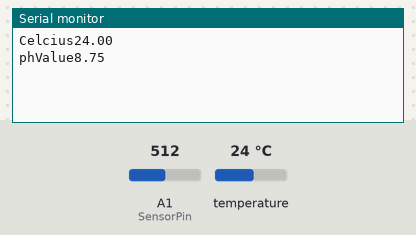
A sketch run on a simulated Arduino Uno, built with avr-gcc and run on an emulated ATmega328P. On the bench: the last lines printed to the serial monitor. The inputs (shaded band) are chosen by the test bench; at power-on: temperature 24 °C, A1 (SensorPin) = 512.

Above: at 5.2 s.
5.3 s: temperature set to 12 °C
At 6.7 s:
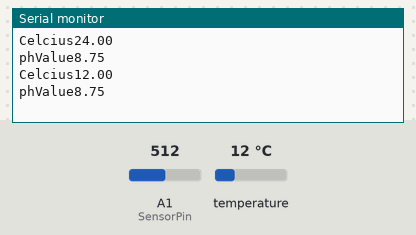
6.8 s: A1 (SensorPin) set to 716
8.3 s: temperature set to 19 °C
At 9.0 s:
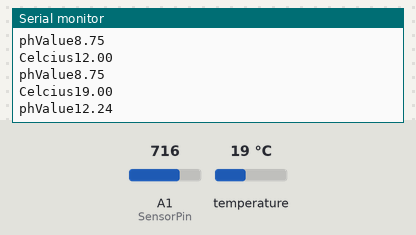
9.8 s: A1 (SensorPin) set to 900
At 11.5 s:
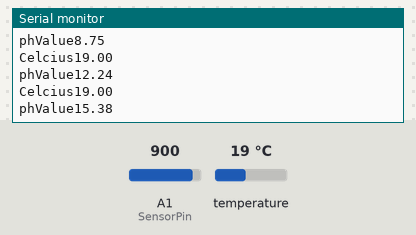
Timing chart, 0 to 12.3 s (numbered marks = the images above; inputs shaded):
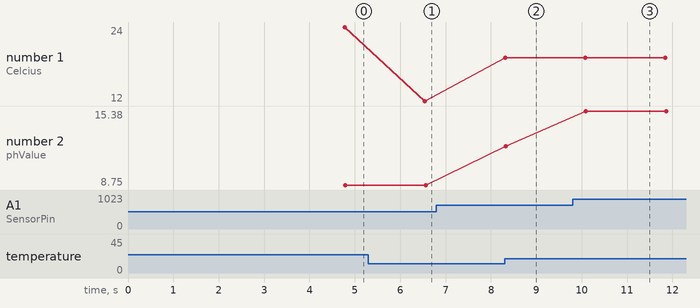

Measured:
- after the input at 5.3 s, the serial monitor: prints a new line after 1.2 s (image 1)
- after the input at 8.3 s, the serial monitor: prints a new line at once (image 2)
- after the input at 9.8 s, the serial monitor: prints a new line after 0.29 s (image 3)
- plotted number 1: 24 → 12 after the input at 5.3 s, 12 → 19 after the input at 8.3 s
- plotted number 2: 12.24 → 15.38 after the input at 9.8 s

The sketch:

farmingArduino.ino
```cpp
#include <SoftwareSerial.h>

//code for ph value
#define SensorPin 1          //pH meter Analog output to Arduino Analog Input 0
unsigned long int avgValue;  //Store the average value of the sensor feedback
float b;
int buf[10],temp;

//// for float value to string converstion
int f;
float val; // also works with double.
char buff2[10];
//
////Code for oneWire tempereature sensor
//
#include <OneWire.h>
#include <DallasTemperature.h>
#define ONE_WIRE_BUS 5
OneWire oneWire(ONE_WIRE_BUS);
DallasTemperature sensors(&oneWire);
 float Celcius=0;

void setup() {
  Serial.begin(9600);
  sensors.begin();
  delay(4000); //Delay to let system boot
}
void loop() {

//code for turbidity
//  float turb = analogRead(A0);
//  float vol = turb * (5.0 / 1024.0);

 // sent sensors data to serial (sent sensors data to ESP8266)
//  Serial.println (turb);
//  Serial.println(vol);
//  delay(200);


////Code for oneWire Temperature sensor
 sensors.requestTemperatures();
  Celcius=sensors.getTempCByIndex(0);
Serial.print("Celcius");
Serial.println(Celcius);


//code for ph value
 for(int i=0;i<10;i++)       //Get 10 sample value from the sensor for smooth the value
  {
    buf[i]=analogRead(SensorPin);
//    delay(10);
  }
  for(int i=0;i<9;i++)        //sort the analog from small to large
  {
    for(int j=i+1;j<10;j++)
    {
      if(buf[i]>buf[j])
      {
        temp=buf[i];
        buf[i]=buf[j];
        buf[j]=temp;
      }
    }
  }
  avgValue=0;
  for(int i=2;i<8;i++)                      //take the average value of 6 center sample
    avgValue+=buf[i];
  float phValue=(float)avgValue*5.0/1024/6; //convert the analog into millivolt
  phValue=3.5*phValue;                      //convert the millivolt into pH value

//    Value =  dtostrf(phValue, 4, 2, buff2);  //4 is mininum width, 6 is precision
//   valueString = valueString + Value +",";

 // sent sensors data to serial (sent sensors data to ESP8266)
Serial.print("phValue");
  Serial.println(phValue);
  delay(1000);

}
```
